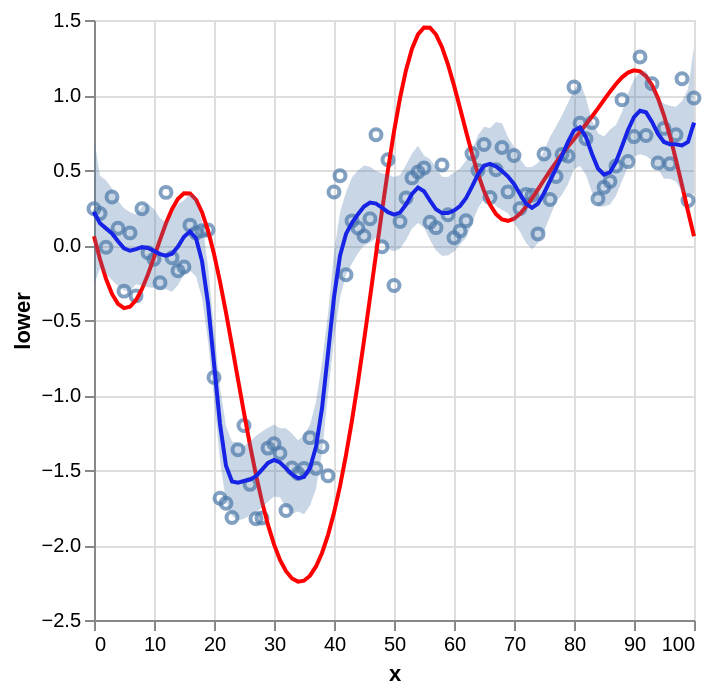

Notebook code for this chart:
### Code cell
# Extract posterior mean of mu from MCMC samples
mu = mcmc_samples["mu"].mean(axis=0)
lower = jnp.percentile(mcmc_samples["mu"], 2.5, axis=0)
upper = jnp.percentile(mcmc_samples["mu"], 97.5, axis=0)
df_results = df.copy()
df_results["mu"] = mu
df_results["lower"] = lower
df_results["upper"] = upper

# Visualize results
base = alt.Chart(df_results).mark_point().encode(x="x", y="y")
true_line = alt.Chart(df_results).mark_line(color="red").encode(x="x", y="f")
mean_line = alt.Chart(df_results).mark_line(color="blue").encode(x="x", y="mu")
bands = (
    alt.Chart(df_results)
    .mark_errorband(extent="ci")
    .encode(x="x", y="lower", y2="upper")
)
base + true_line + mean_line + bands

### Figure 1 — Vega-Lite specification as saved in the notebook (floating-point values rounded to 4 significant figures)
{"config": {"view": {"continuousWidth": 300, "continuousHeight": 300}}, "layer": [{"mark": {"type": "point"}, "encoding": {"x": {"field": "x", "type": "quantitative"}, "y": {"field": "y", "type": "quantitative"}}}, {"mark": {"type": "line", "color": "red"}, "encoding": {"x": {"field": "x", "type": "quantitative"}, "y": {"field": "f", "type": "quantitative"}}}, {"mark": {"type": "line", "color": "blue"}, "encoding": {"x": {"field": "x", "type": "quantitative"}, "y": {"field": "mu", "type": "quantitative"}}}, {"mark": {"type": "errorband", "extent": "ci"}, "encoding": {"x": {"field": "x", "type": "quantitative"}, "y": {"field": "lower", "type": "quantitative"}, "y2": {"field": "upper"}}}], "data": {"name": "data-3d4f0e37c76d2c764b467baeb0d93bf8"}, "$schema": "https://vega.github.io/schema/vega-lite/v6.1.0.json", "datasets": {"data-3d4f0e37c76d2c764b467baeb0d93bf8": [{"x": 0, "y": 0.2422, "mu": 0.2197, "f": 0.0582, "lower": -0.2671, "upper": 0.717}, {"x": 1, "y": 0.2101, "mu": 0.1445, "f": -0.09476, "lower": -0.1573, "upper": 0.4618}, {"x": 2, "y": -0.01501, "mu": 0.1109, "f": -0.2252, "lower": -0.1926, "upper": 0.4316}, {"x": 3, "y": 0.3206, "mu": 0.07702, "f": -0.3261, "lower": -0.2327, "upper": 0.3773}, {"x": 4, "y": 0.1119, "mu": 0.02519, "f": -0.3923, "lower": -0.273, "upper": 0.2942}, {"x": 5, "y": -0.3076, "mu": -0.02162, "f": -0.4209, "lower": -0.3027, "upper": 0.2453}, {"x": 6, "y": 0.08072, "mu": -0.03826, "f": -0.4118, "lower": -0.3104, "upper": 0.2178}, {"x": 7, "y": -0.3391, "mu": -0.02761, "f": -0.3674, "lower": -0.2604, "upper": 0.2025}, {"x": 8, "y": 0.2419, "mu": -0.01443, "f": -0.2926, "lower": -0.2734, "upper": 0.2562}, {"x": 9, "y": -0.05168, "mu": -0.01959, "f": -0.1946, "lower": -0.281, "upper": 0.2755}, {"x": 10, "y": -0.09435, "mu": -0.03914, "f": -0.08236, "lower": -0.2874, "upper": 0.2395}, {"x": 11, "y": -0.2512, "mu": -0.06057, "f": 0.03417, "lower": -0.2989, "upper": 0.1795}, {"x": 12, "y": 0.3507, "mu": -0.07128, "f": 0.1446, "lower": -0.2957, "upper": 0.1497}, {"x": 13, "y": -0.08476, "mu": -0.05841, "f": 0.2389, "lower": -0.3121, "upper": 0.21}, {"x": 14, "y": -0.1713, "mu": -0.01029, "f": 0.308, "lower": -0.2675, "upper": 0.2727}, {"x": 15, "y": -0.1472, "mu": 0.05523, "f": 0.3447, "lower": -0.1965, "upper": 0.2971}, {"x": 16, "y": 0.1324, "mu": 0.08971, "f": 0.3435, "lower": -0.1699, "upper": 0.344}, {"x": 17, "y": 0.07967, "mu": 0.04558, "f": 0.3018, "lower": -0.2102, "upper": 0.3231}, {"x": 18, "y": 0.09463, "mu": -0.1068, "f": 0.219, "lower": -0.3532, "upper": 0.1577}, {"x": 19, "y": 0.1003, "mu": -0.3887, "f": 0.09732, "lower": -0.64, "upper": -0.1411}, {"x": 20, "y": -0.8825, "mu": -0.7888, "f": -0.05908, "lower": -1.023, "upper": -0.5548}, {"x": 21, "y": -1.688, "mu": -1.193, "f": -0.2442, "lower": -1.437, "upper": -0.9525}, {"x": 22, "y": -1.722, "mu": -1.471, "f": -0.4508, "lower": -1.712, "upper": -1.207}, {"x": 23, "y": -1.817, "mu": -1.577, "f": -0.671, "lower": -1.805, "upper": -1.31}, {"x": 24, "y": -1.365, "mu": -1.585, "f": -0.8966, "lower": -1.837, "upper": -1.321}, {"x": 25, "y": -1.203, "mu": -1.573, "f": -1.12, "lower": -1.825, "upper": -1.341}, {"x": 26, "y": -1.596, "mu": -1.563, "f": -1.334, "lower": -1.804, "upper": -1.311}, {"x": 27, "y": -1.825, "mu": -1.541, "f": -1.532, "lower": -1.785, "upper": -1.273}, {"x": 28, "y": -1.82, "mu": -1.497, "f": -1.711, "lower": -1.748, "upper": -1.243}, {"x": 29, "y": -1.354, "mu": -1.452, "f": -1.866, "lower": -1.712, "upper": -1.218}, {"x": 30, "y": -1.325, "mu": -1.433, "f": -1.996, "lower": -1.677, "upper": -1.197}, {"x": 31, "y": -1.388, "mu": -1.45, "f": -2.099, "lower": -1.682, "upper": -1.221}, {"x": 32, "y": -1.77, "mu": -1.489, "f": -2.175, "lower": -1.751, "upper": -1.222}, {"x": 33, "y": -1.486, "mu": -1.529, "f": -2.223, "lower": -1.793, "upper": -1.257}, {"x": 34, "y": -1.523, "mu": -1.554, "f": -2.244, "lower": -1.776, "upper": -1.301}, {"x": 35, "y": -1.491, "mu": -1.546, "f": -2.238, "lower": -1.795, "upper": -1.268}, {"x": 36, "y": -1.284, "mu": -1.486, "f": -2.204, "lower": -1.737, "upper": -1.198}, {"x": 37, "y": -1.489, "mu": -1.345, "f": -2.143, "lower": -1.626, "upper": -1.046}, {"x": 38, "y": -1.345, "mu": -1.089, "f": -2.053, "lower": -1.387, "upper": -0.785}, {"x": 39, "y": -1.538, "mu": -0.7241, "f": -1.934, "lower": -0.9974, "upper": -0.4594}, {"x": 40, "y": 0.3534, "mu": -0.3484, "f": -1.786, "lower": -0.6284, "upper": -0.05024}, {"x": 41, "y": 0.4616, "mu": -0.07212, "f": -1.608, "lower": -0.3532, "upper": 0.2174}, {"x": 42, "y": -0.1988, "mu": 0.07391, "f": -1.401, "lower": -0.1959, "upper": 0.3522}, {"x": 43, "y": 0.1609, "mu": 0.1476, "f": -1.169, "lower": -0.1228, "upper": 0.4508}, {"x": 44, "y": 0.1132, "mu": 0.2057, "f": -0.9128, "lower": -0.05478, "upper": 0.4961}, {"x": 45, "y": 0.05996, "mu": 0.2564, "f": -0.6385, "lower": -0.003104, "upper": 0.5294}, {"x": 46, "y": 0.175, "mu": 0.2833, "f": -0.3519, "lower": 0.01746, "upper": 0.5214}, {"x": 47, "y": 0.7347, "mu": 0.2765, "f": -0.06055, "lower": 0.04556, "upper": 0.493}, {"x": 48, "y": -0.01181, "mu": 0.249, "f": 0.2272, "lower": 0.01796, "upper": 0.4759}, {"x": 49, "y": 0.5682, "mu": 0.2188, "f": 0.5025, "lower": -0.02729, "upper": 0.4696}, {"x": 50, "y": -0.2702, "mu": 0.2027, "f": 0.7562, "lower": -0.04121, "upper": 0.4526}, {"x": 51, "y": 0.1561, "mu": 0.2156, "f": 0.9798, "lower": -0.0247, "upper": 0.4662}, {"x": 52, "y": 0.3135, "mu": 0.2696, "f": 1.166, "lower": 0.03309, "upper": 0.5337}, {"x": 53, "y": 0.4474, "mu": 0.3411, "f": 1.308, "lower": 0.1105, "upper": 0.6102}, {"x": 54, "y": 0.4869, "mu": 0.3824, "f": 1.404, "lower": 0.1473, "upper": 0.661}, {"x": 55, "y": 0.5129, "mu": 0.3585, "f": 1.45, "lower": 0.1145, "upper": 0.5971}, {"x": 56, "y": 0.1517, "mu": 0.2956, "f": 1.449, "lower": 0.03373, "upper": 0.5728}, {"x": 57, "y": 0.1158, "mu": 0.238, "f": 1.403, "lower": -0.03594, "upper": 0.5173}, {"x": 58, "y": 0.5333, "mu": 0.2127, "f": 1.319, "lower": -0.07149, "upper": 0.455}, {"x": 59, "y": 0.2015, "mu": 0.2131, "f": 1.203, "lower": -0.06922, "upper": 0.4539}, {"x": 60, "y": 0.04872, "mu": 0.2292, "f": 1.064, "lower": -0.04344, "upper": 0.4839}, {"x": 61, "y": 0.09375, "mu": 0.2599, "f": 0.9127, "lower": 0.003635, "upper": 0.5099}, {"x": 62, "y": 0.1614, "mu": 0.3121, "f": 0.758, "lower": 0.04795, "upper": 0.561}, {"x": 63, "y": 0.6093, "mu": 0.3894, "f": 0.6091, "lower": 0.1416, "upper": 0.6288}, {"x": 64, "y": 0.4972, "mu": 0.4715, "f": 0.474, "lower": 0.2473, "upper": 0.7321}, {"x": 65, "y": 0.6705, "mu": 0.5283, "f": 0.3592, "lower": 0.3041, "upper": 0.7886}, {"x": 66, "y": 0.317, "mu": 0.5413, "f": 0.2691, "lower": 0.3047, "upper": 0.7792}, {"x": 67, "y": 0.5023, "mu": 0.5236, "f": 0.2061, "lower": 0.2576, "upper": 0.8195}, {"x": 68, "y": 0.65, "mu": 0.493, "f": 0.1707, "lower": 0.234, "upper": 0.8114}, {"x": 69, "y": 0.3543, "mu": 0.4563, "f": 0.1613, "lower": 0.212, "upper": 0.7188}, {"x": 70, "y": 0.5966, "mu": 0.407, "f": 0.1749, "lower": 0.1504, "upper": 0.6542}, {"x": 71, "y": 0.2428, "mu": 0.3405, "f": 0.2075, "lower": 0.08804, "upper": 0.5727}, {"x": 72, "y": 0.3373, "mu": 0.2765, "f": 0.2542, "lower": 0.01374, "upper": 0.5192}, {"x": 73, "y": 0.3314, "mu": 0.2477, "f": 0.3102, "lower": -0.02875, "upper": 0.5198}, {"x": 74, "y": 0.07397, "mu": 0.2764, "f": 0.3712, "lower": 0.01403, "upper": 0.5469}, {"x": 75, "y": 0.6061, "mu": 0.3453, "f": 0.4333, "lower": 0.08789, "upper": 0.6282}, {"x": 76, "y": 0.3037, "mu": 0.428, "f": 0.4939, "lower": 0.1916, "upper": 0.7192}, {"x": 77, "y": 0.4561, "mu": 0.5098, "f": 0.5514, "lower": 0.2884, "upper": 0.7896}, {"x": 78, "y": 0.6042, "mu": 0.5948, "f": 0.6054, "lower": 0.3352, "upper": 0.8642}, {"x": 79, "y": 0.5933, "mu": 0.687, "f": 0.6564, "lower": 0.4055, "upper": 0.9486}, {"x": 80, "y": 1.053, "mu": 0.764, "f": 0.7056, "lower": 0.5069, "upper": 1.037}, {"x": 81, "y": 0.8112, "mu": 0.7841, "f": 0.7545, "lower": 0.5267, "upper": 1.091}, {"x": 82, "y": 0.7085, "mu": 0.7188, "f": 0.8045, "lower": 0.4663, "upper": 0.9786}, {"x": 83, "y": 0.8171, "mu": 0.6071, "f": 0.8567, "lower": 0.3497, "upper": 0.8299}, {"x": 84, "y": 0.3087, "mu": 0.5099, "f": 0.9111, "lower": 0.2549, "upper": 0.7455}, {"x": 85, "y": 0.3847, "mu": 0.4688, "f": 0.967, "lower": 0.2572, "upper": 0.7237}, {"x": 86, "y": 0.4241, "mu": 0.485, "f": 1.022, "lower": 0.2694, "upper": 0.7707}, {"x": 87, "y": 0.527, "mu": 0.5541, "f": 1.074, "lower": 0.3289, "upper": 0.8005}, {"x": 88, "y": 0.9688, "mu": 0.6582, "f": 1.118, "lower": 0.4269, "upper": 0.8874}, {"x": 89, "y": 0.556, "mu": 0.7671, "f": 1.15, "lower": 0.5219, "upper": 1.01}, {"x": 90, "y": 0.7227, "mu": 0.8518, "f": 1.164, "lower": 0.59, "upper": 1.105}, {"x": 91, "y": 1.253, "mu": 0.895, "f": 1.157, "lower": 0.6043, "upper": 1.155}, {"x": 92, "y": 0.7297, "mu": 0.8844, "f": 1.125, "lower": 0.5936, "upper": 1.16}, {"x": 93, "y": 1.076, "mu": 0.8206, "f": 1.066, "lower": 0.5647, "upper": 1.078}, {"x": 94, "y": 0.5471, "mu": 0.7404, "f": 0.9778, "lower": 0.5073, "upper": 0.9819}, {"x": 95, "y": 0.7774, "mu": 0.6867, "f": 0.8629, "lower": 0.4425, "upper": 0.9415}, {"x": 96, "y": 0.5419, "mu": 0.6724, "f": 0.7242, "lower": 0.4415, "upper": 0.9277}, {"x": 97, "y": 0.7351, "mu": 0.672, "f": 0.5669, "lower": 0.4228, "upper": 0.9222}, {"x": 98, "y": 1.108, "mu": 0.6638, "f": 0.3979, "lower": 0.3552, "upper": 0.9598}, {"x": 99, "y": 0.2961, "mu": 0.6868, "f": 0.2254, "lower": 0.3456, "upper": 1.04}, {"x": 100, "y": 0.9797, "mu": 0.8156, "f": 0.0582, "lower": 0.3405, "upper": 1.321}]}}
